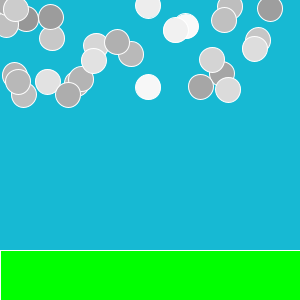
Frame 1 (no input)
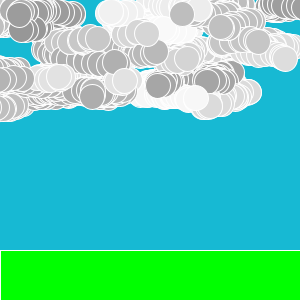
Frame 60 (the mouse pressed at the canvas centre just before this capture)
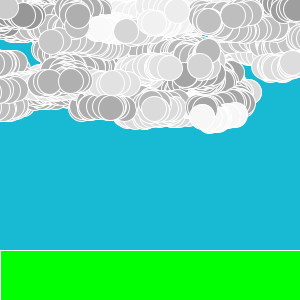
Frame 120 (the mouse held since frame 60 and released just before this capture)

The Processing sketch that drew these frames (run headless with seeded random() and noise(); from frame 60 on, the mouse is pressed at the canvas centre):

// Processing sketch: processing_40920
// ── processing_40920.pde

//Homework 7.2
//cloud generator
//Tommy Coggin


//sets the number of dots
dots []  dots= new dots [30];


void setup(){
  size(300,300);
  background(#17B9D3);
  
  
  //seeds arrays
  for (int i=0; i<dots.length; i++){
    dots[i]= new dots ();
  }
   
  //sets color of dots
  stroke(255);
}

void draw(){
  
  //creates ground
  fill(0,255,0);
  rect(0,250,width,50);
  
  //updates dots and draws them
  for (int i=0; i<dots.length; i++){
    dots[i].update();
    dots[i].display();
    } 
}

class dots {
  
  //controls x and y coords
  float x1= random(0,300);
  float y2 = random(0, 100);
  
  //controls color of dots
  color c = color(random (150,255));
  
  dots (){
  }
  
  void update() {
    
    // controlls where the dots are drawn when they are updated
    x1= x1 + random (-10,10);
    y2= y2 + random (-2,2);
    
    // if the dots making the clouds fall below height/2 then reset them 
    if(y2>height/2){
      y2=50;
    }
  }
  
  void display(){
    fill(c);
    stroke(255);
    ellipse(x1,y2, 25,25);
  }
}
  
  
  
